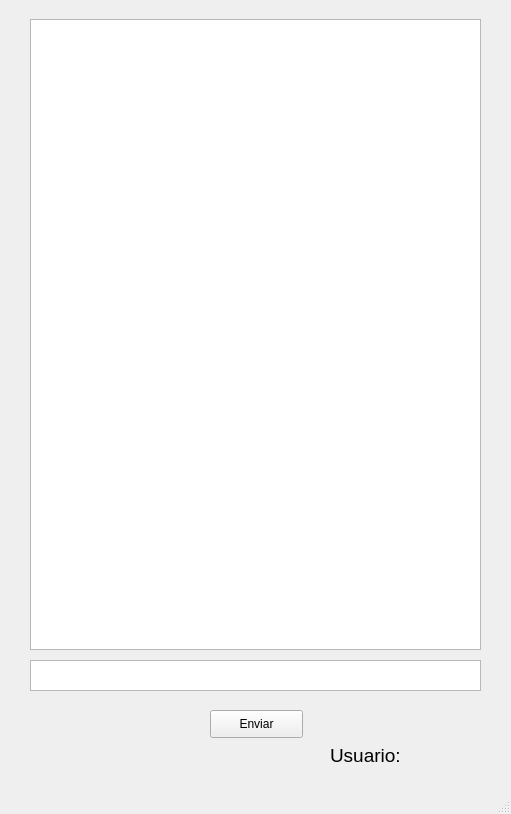
<?xml version="1.0" encoding="UTF-8"?>
<ui version="4.0">
 <class>MainWindow</class>
 <widget class="QMainWindow" name="MainWindow">
  <property name="geometry">
   <rect>
    <x>0</x>
    <y>0</y>
    <width>511</width>
    <height>814</height>
   </rect>
  </property>
  <property name="windowTitle">
   <string>MainWindow</string>
  </property>
  <widget class="QWidget" name="centralwidget">
   <widget class="QPushButton" name="pushButton">
    <property name="geometry">
     <rect>
      <x>210</x>
      <y>710</y>
      <width>93</width>
      <height>28</height>
     </rect>
    </property>
    <property name="text">
     <string>Enviar</string>
    </property>
   </widget>
   <widget class="QLabel" name="label">
    <property name="geometry">
     <rect>
      <x>330</x>
      <y>740</y>
      <width>71</width>
      <height>31</height>
     </rect>
    </property>
    <property name="font">
     <font>
      <pointsize>14</pointsize>
     </font>
    </property>
    <property name="text">
     <string>Usuario:</string>
    </property>
   </widget>
   <widget class="QLabel" name="label_2">
    <property name="geometry">
     <rect>
      <x>410</x>
      <y>740</y>
      <width>91</width>
      <height>31</height>
     </rect>
    </property>
    <property name="font">
     <font>
      <pointsize>14</pointsize>
     </font>
    </property>
    <property name="text">
     <string/>
    </property>
   </widget>
   <widget class="QPlainTextEdit" name="chat">
    <property name="geometry">
     <rect>
      <x>30</x>
      <y>660</y>
      <width>451</width>
      <height>31</height>
     </rect>
    </property>
   </widget>
   <widget class="QTextBrowser" name="historialchat">
    <property name="geometry">
     <rect>
      <x>30</x>
      <y>19</y>
      <width>451</width>
      <height>631</height>
     </rect>
    </property>
   </widget>
  </widget>
  <widget class="QMenuBar" name="menubar">
   <property name="geometry">
    <rect>
     <x>0</x>
     <y>0</y>
     <width>511</width>
     <height>21</height>
    </rect>
   </property>
  </widget>
  <widget class="QStatusBar" name="statusbar"/>
 </widget>
 <resources/>
 <connections/>
</ui>
